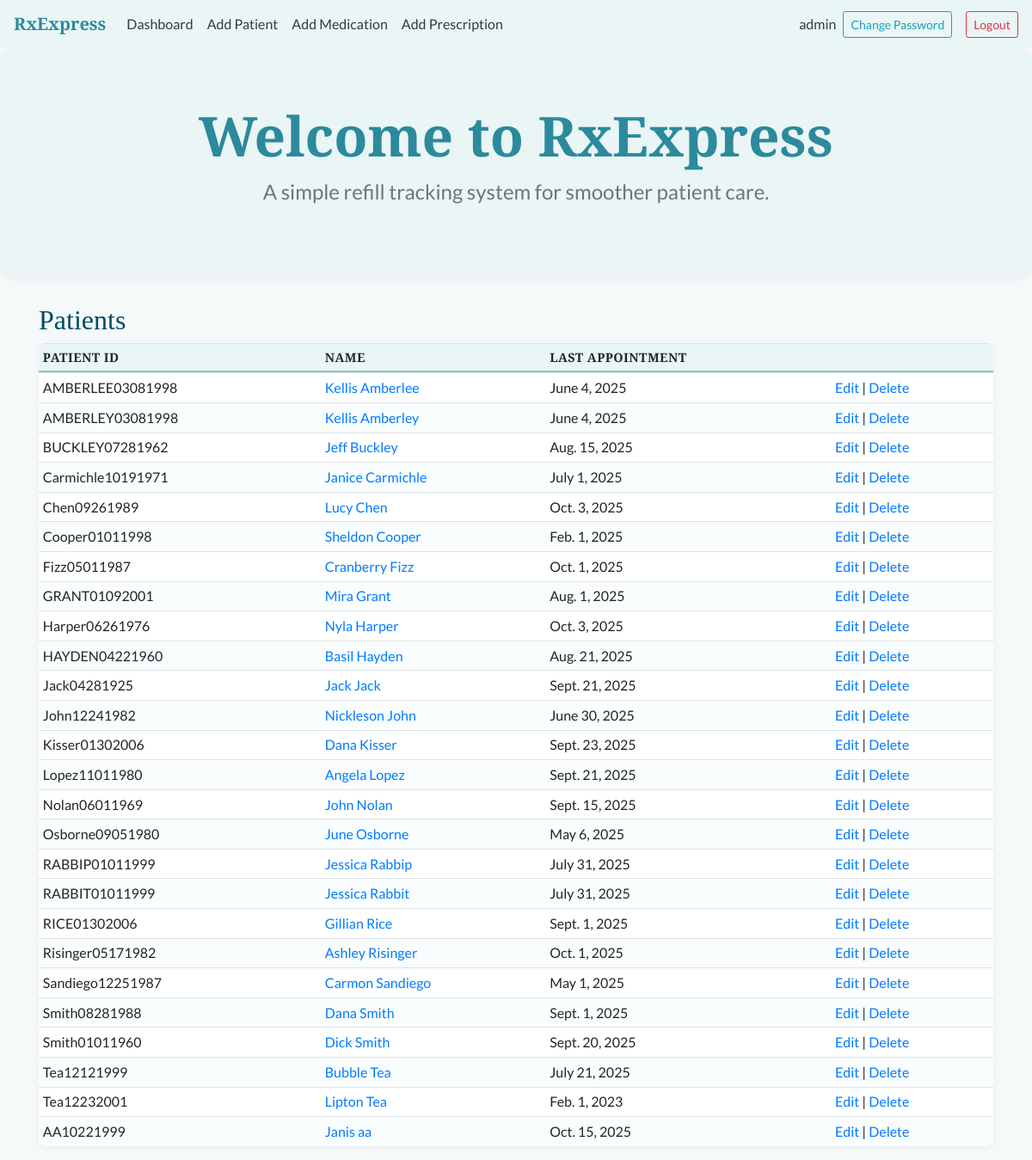
The app's page /patients/ (signed in), older data.
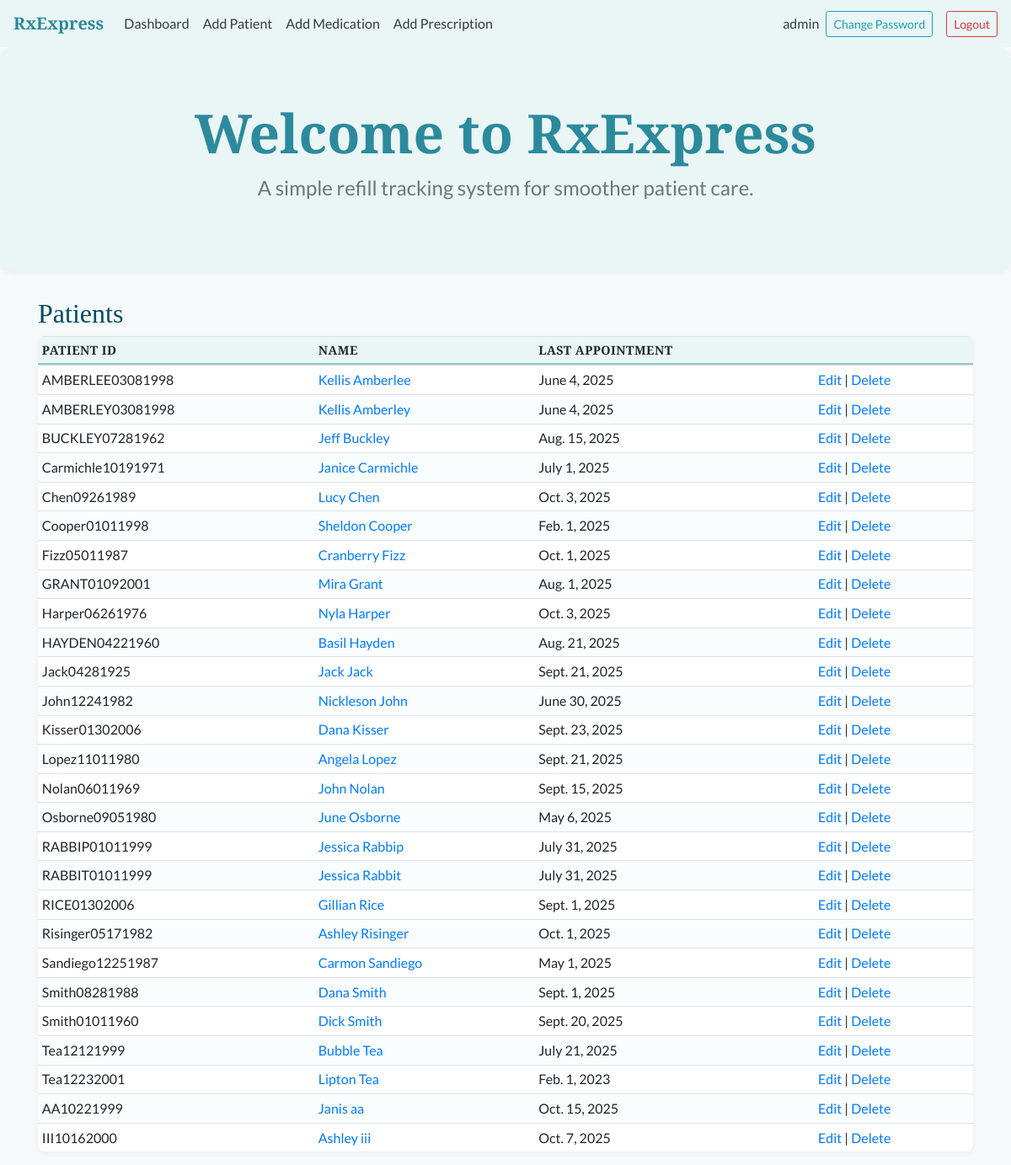
The same page, newer data.
### rxexpress/models.py (models this page shows, shortened)
class Patient(models.Model):
    patient_id = models.CharField(max_length=50, unique=True, null=True, blank=True)
    first_name = models.CharField(max_length=50)
    last_name = models.CharField(max_length=50)
    date_of_birth = models.DateField(null=True, blank=True)
    last_appointment = models.DateField(null=True, blank=True)
    last_fill_date = models.DateField(null=True, blank=True)

### rxexpress/views.py (the view)
# urls.py: path('patients/', views.patient_list_view, name='patient_list'),
@login_required
def patient_list_view(request):
    patients = Patient.objects.all().order_by('last_name', 'first_name')
    return render(request, 'patient_list.html', {'patients': patients})

### rxexpress/templates/patient_list.html
{% extends "index.html" %}
{% block content %}
<div class="container mt-4">
  <h2>Patients</h2>
  <table class="table table-sm">
    <thead><tr><th>Patient ID</th><th>Name</th><th>Last Appointment</th><th></th></tr></thead>
    <tbody>
      {% for p in patients %}
        <tr>
          <td>{{ p.patient_id }}</td>
          <td><a href="/patients/{{ p.pk }}/">{{ p.first_name }} {{ p.last_name }}</a></td>
          <td>{{ p.last_appointment }}</td>
          <td><a href="/patients/{{ p.pk }}/edit/">Edit</a> | <a href="/patients/{{ p.pk }}/delete/">Delete</a></td>
        </tr>
      {% endfor %}
    </tbody>
  </table>
</div>
{% endblock %}

Row changes from the older to the newer data that the page shows:
added Patient: patient_id "III10162000", first_name "Ashley", last_name "iii", last_appointment "Oct. 7, 2025"
